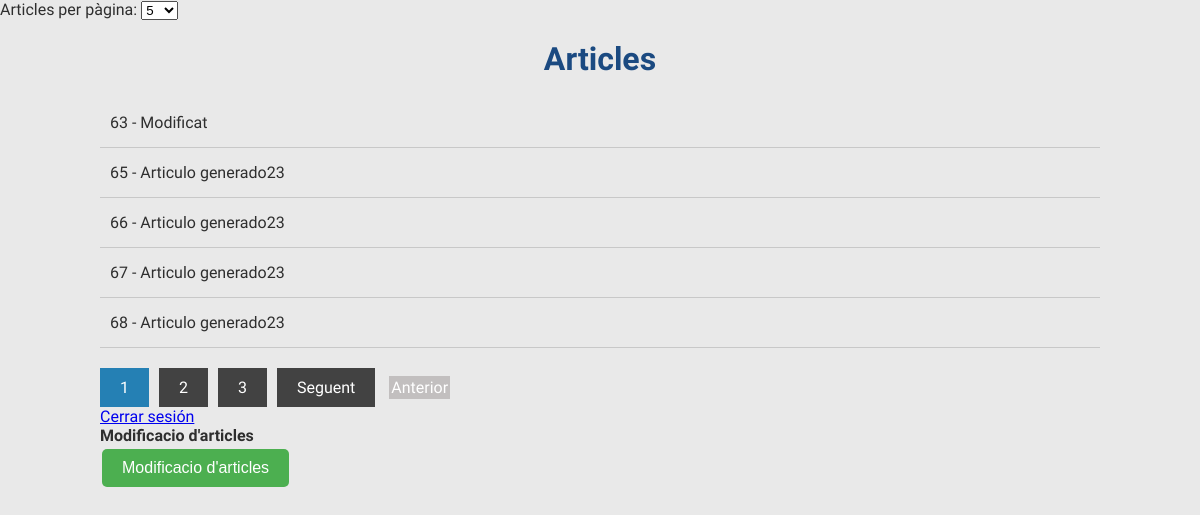
Page /Controlador/index.logat.php (signed in) on the committed database.
### tables this page shows
CREATE TABLE IF NOT EXISTS `articles` (
  `id` int(11) NOT NULL AUTO_INCREMENT,
  `article` text DEFAULT NULL,
  `usuari_id` int(11) DEFAULT NULL,
  PRIMARY KEY (`id`),
  KEY `articles_ibfk_1` (`usuari_id`)
);

### Model/mainfunction.php (called while the page is built, shortened)
<?php
function connexio(){
    $dbname = 'pt05_benito_martinez';
    $username = 'root';
    $password = '';
    $connexio = new PDO("mysql:host=localhost;dbname=$dbname", $username, $password);
    return $connexio;
}
function usuari($usuari){
    $usuari_id = "";
    $connexio = connexio();
    $statement = $connexio->prepare("SELECT usuari_id FROM usuaris WHERE usuari = ?");
    $statement->bindParam(1,$usuari);
    $statement->execute();
    while ($row = $statement->fetch(PDO::FETCH_ASSOC)) {
        $usuari_id = $row["usuari_id"];
    }
    return $usuari_id;
}
?>

### Controlador/index.logat.php (the view, shortened to what this page needs)
<?php
require '../Model/mainfunction.php';
function productes2(){
    return $_SESSION['productes'];
}
function paginacio2($paginas, $pagina_actual){
    for ($x = 1; $x <= $paginas; $x++) {
        echo '<li class="' . ($x == $pagina_actual ? "active" : "") . '"><a href="index.logat.php?pagina=' . $x . '">' . $x . '</a></li>';
        $nom_pagina = $x;
    }
    if ($pagina_actual != $nom_pagina) {
        $url = "index.logat.php?pagina=" . ($pagina_actual+1);
        echo "<li><a href=\"$url\">Seguent</a></li>\n";
    }else{
        echo '<li class="' . ("disabled") . '">Seguent</li>';
    }
    if($pagina_actual > 1){
        $url = "index.logat.php?pagina=" . ($pagina_actual-1);
        echo "<li><a href=\"$url\">Anterior</a></li>\n";
    }else{
        echo '<li class="' . ("disabled") . '">Anterior</li>';
    }
}
function mostrar_dades2($connexio, $pagina_actual){
    $productes = productes2();
    $start = ($pagina_actual - 1) * $productes;
    $connexio = connexio();
    $usuari = $_SESSION['usuari'];
    $usuari_id = usuari($usuari);
    $statement = $connexio->prepare("SELECT * FROM articles WHERE usuari_id = ? LIMIT $start, $productes");
    $statement->bindParam(1,$usuari_id);
    $statement->execute();
    while ($row = $statement->fetch(PDO::FETCH_ASSOC)) {
        echo '<li>' . $row["id"] . " - " . $row["article"] . '</li>';
    }
}
require '../Vista/index.logat.vista.php';
?>

### Model/estils.css (style rules this page uses)
* { margin: 0; padding: 0; -webkit-box-sizing: border-box; -moz-box-sizing: border-box; box-sizing: border-box; }
body { background: #e9e9e9; color: #2e2e2e; font-family: 'Open Sans Condensed', sans-serif; }
.contenidor .articles ul li { padding:15px 10px; border-bottom: 1px solid #c8c8c8; }
.paginacio ul li { display: inline-block; margin-right: 10px; }
.paginacio ul .active a { background: #2580b4; }
.paginacio ul .disabled { background: #c2bfbf; display: inline-block; font-family: 'Open Sans Condensed', sans-serif; padding: 2px 2px; cursor:not-allowed; color:#fff; text-decoration: none; }
.paginacio ul li a { display: inline-block; font-family: 'Open Sans Condensed', sans-serif; padding: 10px 20px; background: #424242; color:#fff; text-decoration: none; }

### rows in the picture
articles: id "63", article "Modificat"
articles: id "65", article "Articulo generado23"
articles: id "66", article "Articulo generado23"
articles: id "67", article "Articulo generado23"
articles: id "68", article "Articulo generado23"
